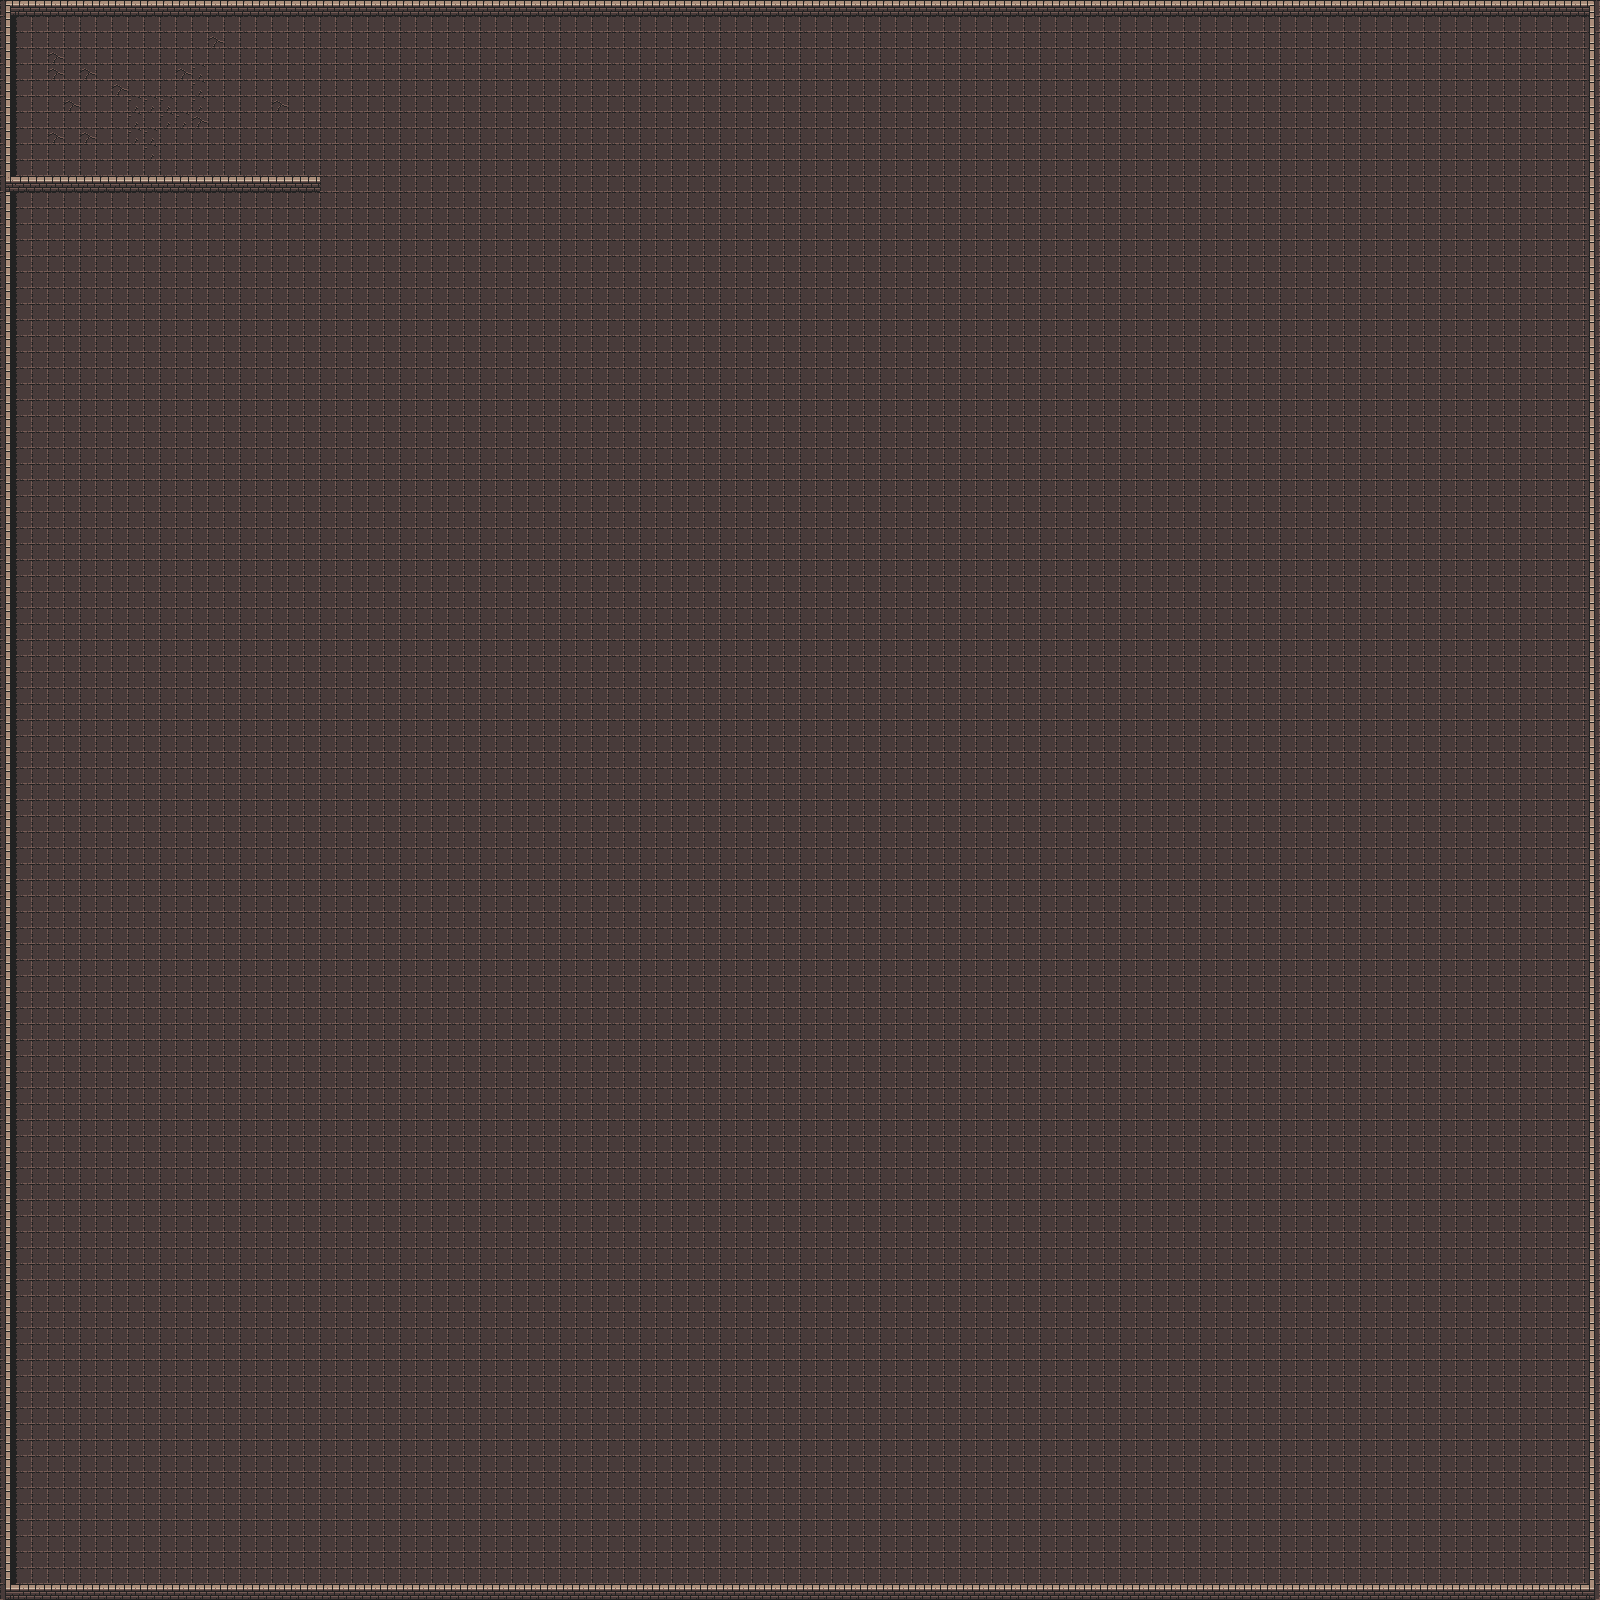

Tiled map render using the project's own tile images. Description and the map definition, with tile-layer contents summarised, below:
An orthogonal 100x100 tile map with 16x16 px tiles, 2 tile layers (Floor, Wall), 2 tilesets and 7 objects (2x goblin, 2x imp, Player, big_demon, big_zombie).

<map version="1.10" tiledversion="1.11.2" orientation="orthogonal" renderorder="right-down" width="100" height="100" tilewidth="16" tileheight="16" infinite="0" nextlayerid="4" nextobjectid="12">
 <tileset firstgid="1" source="floor.tsx" />
 <tileset firstgid="50" source="walls.tsx" />
 <layer id="1" name="Floor" width="100" height="100">
  <data>[10000 cells, 10000 non-empty, 3 distinct tile ids]</data>
 </layer>
 <layer id="3" name="Wall" width="100" height="100">
  <data>[10000 cells, 415 non-empty, 9 distinct tile ids]</data>
 </layer>
 <objectgroup id="2" name="Enemy">
  <object id="1" name="goblin" x="271.629" y="65.7516" width="16" height="16" />
  <object id="2" name="goblin" x="272.792" y="97.0947" width="16" height="16" />
  <object id="4" name="Player" x="83.5368" y="87.8484" width="16" height="16" />
  <object id="5" name="imp" x="554.667" y="249.667" width="16" height="16" />
  <object id="6" name="imp" x="561" y="311" width="16" height="16" />
  <object id="7" name="big_demon" x="191" y="536" width="32" height="36" />
  <object id="11" name="big_zombie" x="438" y="701" width="32" height="36" />
 </objectgroup>
</map>
